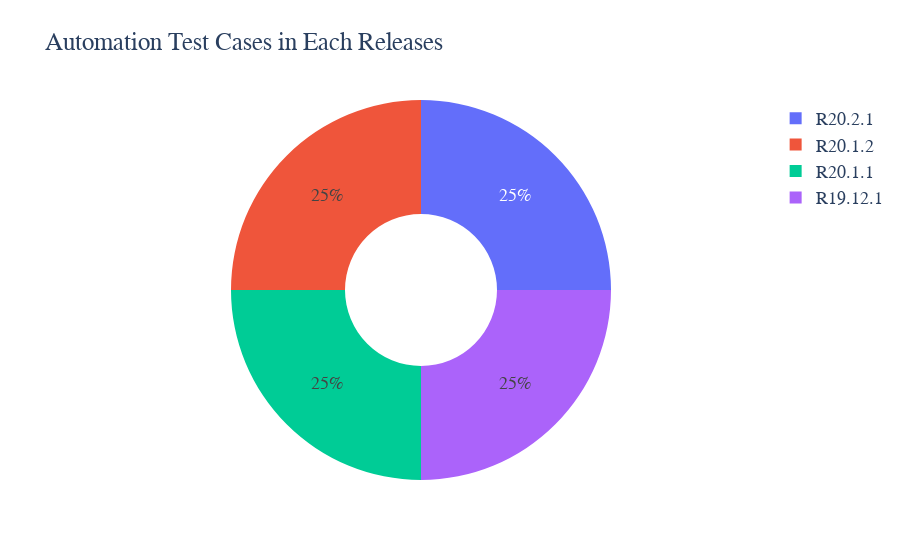

The notebook cell saved with this chart:
### Markdown cell above
All **Sanity** and **Integration** type of test cases are selected in all four release. With this we can conclude that **Type of Test Cases** are directly related to selection of test cases.

Now we will check **Automation Status** feature , will try to understand that how test cases are selected across releases based on automation status

### Code cell
#Checking number of automated test cases, taking all Automtion selection test cases in seprate data frame df1
df1=dataset[dataset['Automation Status'] == 'Yes']
printmd("**Total Number of Automated Test Cases are {}**".format(len(df1.index)))
printmd("**Total number of selected test cases which are automated {}**".format(len(df1[df1['Target'] == 1].index)))

#Visualizing Number of Automated Test cases in each release
fig = go.Figure(data=[go.Pie(labels=df1['ReleaseID'],hole=.4)])
fig.update_layout(
    title="Automation Test Cases in Each Releases",
    font=dict(
        family="Courier New, monospace",
        size=18
    ))
fig.show()

### Figure 1 — Plotly figure (JSON) as saved in the notebook; plotly's stock layout.template omitted (floating-point values rounded to 4 significant figures; data arrays with more than 128 entries replaced by an {"elided": "..."} marker saying what was removed)
{"data": [{"hole": 0.4, "labels": {"elided": "236 str values"}, "type": "pie"}], "layout": {"font": {"family": "Courier New, monospace", "size": 18}, "title": {"text": "Automation Test Cases in Each Releases"}}}
